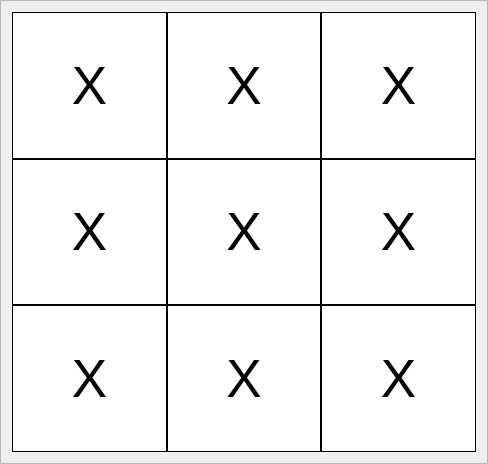
<?xml version="1.0" encoding="UTF-8"?>
<ui version="4.0">
 <class>Frame_Spielfeld</class>
 <widget class="QFrame" name="Frame_Spielfeld">
  <property name="geometry">
   <rect>
    <x>0</x>
    <y>0</y>
    <width>488</width>
    <height>464</height>
   </rect>
  </property>
  <property name="windowTitle">
   <string>Frame</string>
  </property>
  <property name="autoFillBackground">
   <bool>false</bool>
  </property>
  <property name="frameShape">
   <enum>QFrame::StyledPanel</enum>
  </property>
  <property name="frameShadow">
   <enum>QFrame::Raised</enum>
  </property>
  <layout class="QHBoxLayout" name="horizontalLayout">
   <property name="sizeConstraint">
    <enum>QLayout::SetDefaultConstraint</enum>
   </property>
   <item>
    <layout class="QGridLayout" name="gridLayout_spielfeld">
     <property name="sizeConstraint">
      <enum>QLayout::SetMaximumSize</enum>
     </property>
     <property name="spacing">
      <number>0</number>
     </property>
     <item row="3" column="0">
      <widget class="QPushButton" name="pushButton_3_1">
       <property name="sizePolicy">
        <sizepolicy hsizetype="Expanding" vsizetype="Expanding">
         <horstretch>0</horstretch>
         <verstretch>0</verstretch>
        </sizepolicy>
       </property>
       <property name="styleSheet">
        <string notr="true">padding: 0px;
margin: 0px;
border: 1px solid black;
background-color: white;
font-size: 40pt;</string>
       </property>
       <property name="text">
        <string>X</string>
       </property>
      </widget>
     </item>
     <item row="0" column="1">
      <widget class="QPushButton" name="pushButton_1_2">
       <property name="sizePolicy">
        <sizepolicy hsizetype="Expanding" vsizetype="Preferred">
         <horstretch>0</horstretch>
         <verstretch>0</verstretch>
        </sizepolicy>
       </property>
       <property name="styleSheet">
        <string notr="true">padding: 0px;
margin: 0px;
border: 1px solid black;
background-color: white;
font-size: 40pt;</string>
       </property>
       <property name="text">
        <string>X</string>
       </property>
      </widget>
     </item>
     <item row="0" column="2">
      <widget class="QPushButton" name="pushButton_1_3">
       <property name="sizePolicy">
        <sizepolicy hsizetype="Expanding" vsizetype="Expanding">
         <horstretch>0</horstretch>
         <verstretch>0</verstretch>
        </sizepolicy>
       </property>
       <property name="styleSheet">
        <string notr="true">padding: 0px;
margin: 0px;
border: 1px solid black;
background-color: white;
font-size: 40pt;</string>
       </property>
       <property name="text">
        <string>X</string>
       </property>
      </widget>
     </item>
     <item row="2" column="0">
      <widget class="QPushButton" name="pushButton_2_1">
       <property name="sizePolicy">
        <sizepolicy hsizetype="Expanding" vsizetype="Expanding">
         <horstretch>0</horstretch>
         <verstretch>0</verstretch>
        </sizepolicy>
       </property>
       <property name="styleSheet">
        <string notr="true">padding: 0px;
margin: 0px;
border: 1px solid black;
background-color: white;
font-size: 40pt;</string>
       </property>
       <property name="text">
        <string>X</string>
       </property>
      </widget>
     </item>
     <item row="3" column="1">
      <widget class="QPushButton" name="pushButton_3_2">
       <property name="sizePolicy">
        <sizepolicy hsizetype="Expanding" vsizetype="Expanding">
         <horstretch>0</horstretch>
         <verstretch>0</verstretch>
        </sizepolicy>
       </property>
       <property name="styleSheet">
        <string notr="true">padding: 0px;
margin: 0px;
border: 1px solid black;
background-color: white;
font-size: 40pt;</string>
       </property>
       <property name="text">
        <string>X</string>
       </property>
      </widget>
     </item>
     <item row="3" column="2">
      <widget class="QPushButton" name="pushButton_3_3">
       <property name="sizePolicy">
        <sizepolicy hsizetype="Expanding" vsizetype="Expanding">
         <horstretch>0</horstretch>
         <verstretch>0</verstretch>
        </sizepolicy>
       </property>
       <property name="styleSheet">
        <string notr="true">padding: 0px;
margin: 0px;
border: 1px solid black;
background-color: white;
font-size: 40pt;</string>
       </property>
       <property name="text">
        <string>X</string>
       </property>
      </widget>
     </item>
     <item row="2" column="2">
      <widget class="QPushButton" name="pushButton_2_3">
       <property name="sizePolicy">
        <sizepolicy hsizetype="Expanding" vsizetype="Expanding">
         <horstretch>0</horstretch>
         <verstretch>0</verstretch>
        </sizepolicy>
       </property>
       <property name="styleSheet">
        <string notr="true">padding: 0px;
margin: 0px;
border: 1px solid black;
background-color: white;
font-size: 40pt;</string>
       </property>
       <property name="text">
        <string>X</string>
       </property>
      </widget>
     </item>
     <item row="2" column="1">
      <widget class="QPushButton" name="pushButton_2_2">
       <property name="sizePolicy">
        <sizepolicy hsizetype="Expanding" vsizetype="Expanding">
         <horstretch>0</horstretch>
         <verstretch>0</verstretch>
        </sizepolicy>
       </property>
       <property name="styleSheet">
        <string notr="true">padding: 0px;
margin: 0px;
border: 1px solid black;
background-color: white;
font-size: 40pt;</string>
       </property>
       <property name="text">
        <string>X</string>
       </property>
      </widget>
     </item>
     <item row="0" column="0">
      <widget class="QPushButton" name="pushButton_1_1">
       <property name="sizePolicy">
        <sizepolicy hsizetype="Expanding" vsizetype="Expanding">
         <horstretch>0</horstretch>
         <verstretch>0</verstretch>
        </sizepolicy>
       </property>
       <property name="styleSheet">
        <string notr="true">padding: 0px;
margin: 0px;
border: 1px solid black;
background-color: white;
font-size: 40pt;</string>
       </property>
       <property name="text">
        <string>X</string>
       </property>
      </widget>
     </item>
    </layout>
   </item>
  </layout>
 </widget>
 <resources/>
 <connections/>
</ui>
